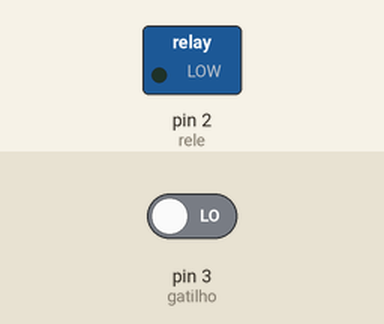
This sketch was run on a simulated Arduino Uno, built with avr-gcc and run on an emulated ATmega328P. On the bench: switched loads named in the sketch (green lamp = pin HIGH). The test bench sets the inputs (shaded band); at power-on: pin 3 (gatilho) LOW.

Above: at 1.2 s.
1.3 s: pin 3 (gatilho) driven HIGH
At 1.8 s:
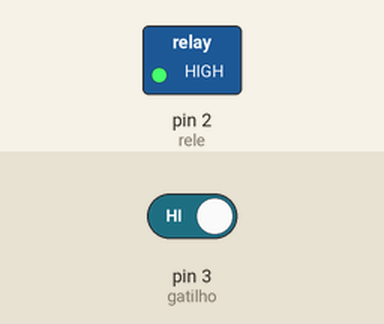
2.8 s: pin 3 (gatilho) driven LOW
At 4.1 s:
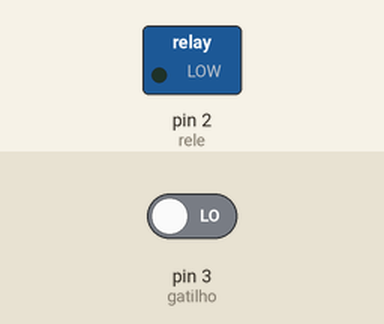
Timing chart, 0 to 5.8 s (numbered marks = the images above; inputs shaded):
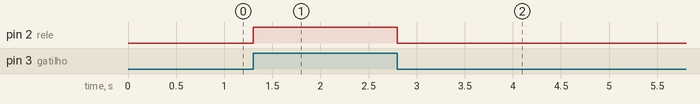

Measured:
- after the input at 1.3 s, pin 2 (rele): LOW → HIGH at once
- after the input at 2.8 s, pin 2 (rele): HIGH → LOW at once

The sketch:

canhaoArduino.ino
```cpp
const int gatilho = 3;
const int rele = 2;

void setup()
{
  pinMode(gatilho, INPUT);
  pinMode(rele, OUTPUT);
}

void loop()
{
  if (digitalRead(gatilho)){
    digitalWrite(rele, HIGH);
  }
  else{
    digitalWrite(rele, LOW);
  }
}
```
